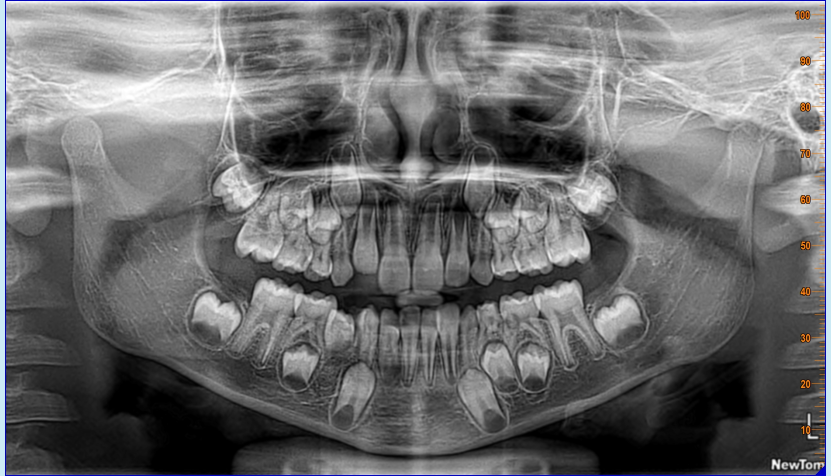
#> input picture data/samples/AARUSH 7 YRS MALE_DR DEEPAK K_2017_07_31_2D_Image_Shot.jpg, 1662 x 952 px (shown at 1/2 size)
$ python main.py --image '../data/samples/AARUSH 7 YRS MALE_DR DEEPAK K_2017_07_31_2D_Image_Shot.jpg'
#> lines starting #> are read from the running program, lines starting #| are printed output that depends on the picture; after the words box and inside, x2 and y2 are one past the last pixel; in counts of white or black regions, pixels touching at a corner belong together
### models/model.py
import cv2
import numpy as np
from tensorflow import keras
from tensorflow.keras import layers
import tensorflow as tf

def create_segmentation_model():
    """
    Create a basic segmentation model using OpenCV for initial implementation
    Later can be replaced with proper deep learning model
    """
    class OpenCVSegmentation:
        def __init__(self):
            self.initialized = True

        def predict(self, image):
            """
            Improved tooth segmentation using OpenCV with proper individual tooth detection
            """
            if len(image.shape) == 3:
                gray = cv2.cvtColor(image, cv2.COLOR_RGB2GRAY)
            else:
                gray = image

            # Apply histogram equalization for better contrast
            clahe = cv2.createCLAHE(clipLimit=2.0, tileGridSize=(8,8))
            enhanced = clahe.apply(gray)

            # More aggressive edge detection for dental X-rays
            edges = cv2.Canny(enhanced, 20, 80)

            # Morphological operations to clean up and separate teeth
            kernel_close = np.ones((3,3), np.uint8)
            kernel_open = np.ones((5,5), np.uint8)

            # Close small gaps but don't merge separate teeth
            edges = cv2.morphologyEx(edges, cv2.MORPH_CLOSE, kernel_close)
            edges = cv2.morphologyEx(edges, cv2.MORPH_OPEN, kernel_open)

            # Find contours
            contours, _ = cv2.findContours(edges, cv2.RETR_EXTERNAL, cv2.CHAIN_APPROX_SIMPLE)

            # Create a blank mask
            mask = np.zeros_like(gray)

            # Filter contours with STRICT criteria for individual teeth
            valid_contours = []
            for contour in contours:
                area = cv2.contourArea(contour)
                x, y, w, h = cv2.boundingRect(contour)

                # STRICT filtering for individual teeth (not entire image)
                if (500 < area < 50000 and  # Reasonable tooth area (not tiny, not huge)
                    20 < w < 200 and        # Reasonable width (not entire image width)
                    20 < h < 200 and        # Reasonable height
                    0.3 < w/h < 3.0):       # Reasonable aspect ratio

                    # Additional check: reject if contour is too close to image borders
                    # (likely background/border detection)
                    margin = 50
                    if (x > margin and y > margin and
                        x + w < gray.shape[1] - margin and
                        y + h < gray.shape[0] - margin):
                        valid_contours.append(contour)

            # Draw only valid individual tooth contours
            cv2.drawContours(mask, valid_contours, -1, 255, -1)

            # Convert to 3-class format expected by the system
            # 0: Background, 1: Primary Molar, 2: Premolar
            result = np.zeros((mask.shape[0], mask.shape[1], 3))
            result[:,:,0] = (mask == 0).astype(float)  # Background

            # Classify detected teeth by position and size
            tooth_mask = (mask == 255)
            if np.any(tooth_mask):
                # Find connected components for individual tooth classification
                num_labels, labels = cv2.connectedComponents(mask.astype(np.uint8))

                for label_id in range(1, num_labels):
                    tooth_region = (labels == label_id)
                    if np.sum(tooth_region) > 500:  # Minimum tooth size

                        # Calculate centroid for position-based classification
                        y_coords, x_coords = np.where(tooth_region)
                        center_y = np.mean(y_coords)
                        center_x = np.mean(x_coords)

                        # Simple classification: larger areas = primary molars, smaller = premolars
                        tooth_area = np.sum(tooth_region)

                        if tooth_area > 5000:  # Larger teeth are likely primary molars
                            result[tooth_region, 1] = 0.8  # Primary molar
                            result[tooth_region, 2] = 0.2  # Some premolar probability
                        else:  # Smaller teeth are likely premolars
                            result[tooth_region, 1] = 0.3  # Some primary molar probability
                            result[tooth_region, 2] = 0.7  # Premolar

                        result[tooth_region, 0] = 0.0  # Not background

            return result

    return OpenCVSegmentation()

# [34 lines left out: function create_tooth_classifier, not called in this run]

def extract_tooth_measurements(segmentation_mask, calibration_factor=0.15):
    """
    Extract mesiodistal measurements from segmentation mask with improved calibration
    """
    measurements = []

    # Convert mask to binary if needed
    if len(segmentation_mask.shape) == 3:
        # Take the tooth channels (1 and 2)
        tooth_mask = segmentation_mask[:,:,1] + segmentation_mask[:,:,2]
        tooth_mask = (tooth_mask > 0.5).astype(np.uint8) * 255
    else:
        tooth_mask = segmentation_mask

    # Find connected components for individual teeth
    num_labels, labels = cv2.connectedComponents(tooth_mask.astype(np.uint8))

    for label_id in range(1, num_labels):
        tooth_region = (labels == label_id)
        area = np.sum(tooth_region)

        if area > 500:  # Minimum area threshold for individual teeth
            # Get bounding box of this specific tooth
            y_coords, x_coords = np.where(tooth_region)

            if len(x_coords) > 0 and len(y_coords) > 0:
                x_min, x_max = np.min(x_coords), np.max(x_coords)
                y_min, y_max = np.min(y_coords), np.max(y_coords)

                # Calculate mesiodistal width (width of this individual tooth)
                mesiodistal_width_pixels = x_max - x_min
                mesiodistal_width_mm = mesiodistal_width_pixels * calibration_factor

                # Get the center position
                center_x = (x_min + x_max) // 2
                center_y = (y_min + y_max) // 2

                # Determine quadrant based on image center
                img_height, img_width = tooth_mask.shape[:2]
                img_center_x = img_width // 2
                img_center_y = img_height // 2

                if center_x < img_center_x and center_y < img_center_y:
                    quadrant = "upper_left"
                elif center_x >= img_center_x and center_y < img_center_y:
                    quadrant = "upper_right"
                elif center_x < img_center_x and center_y >= img_center_y:
                    quadrant = "lower_left"
                else:
                    quadrant = "lower_right"

                # Only include reasonable measurements (filter out artifacts)
                if (5 < mesiodistal_width_mm < 50 and  # Reasonable tooth width range
                    area < 20000):  # Not too large (avoid background regions)

                    measurement = {
                        "position": quadrant,
                        "mesiodistal_width_mm": mesiodistal_width_mm,
                        "mesiodistal_width_pixels": mesiodistal_width_pixels,
                        "center_x": int(center_x),
                        "center_y": int(center_y),
                        "area": float(area),
                        "bounding_box": (int(x_min), int(y_min), int(x_max - x_min), int(y_max - y_min))
                    }

                    measurements.append(measurement)

    return measurements

# [96 lines left out: functions create_cnn_classifier_model, create_unet_segmentation_model, preprocess_dental_xray, detect_calibration_markers, not called in this run]

### src/main.py
#!/usr/bin/env python3
# -*- coding: utf-8 -*-

"""
Main module for Dental Width Predictor.
Simplified version that works with our new AI models.
"""

import argparse
import os
import sys
import cv2
import numpy as np
import json
from datetime import datetime
from pathlib import Path

# Add the project root to the path
sys.path.append(os.path.dirname(os.path.dirname(os.path.abspath(__file__))))

# Import our working models
from models.model import create_segmentation_model, extract_tooth_measurements, preprocess_dental_xray

def parse_arguments():
    """Parse command line arguments."""
    parser = argparse.ArgumentParser(description='Dental Width Predictor')
    parser.add_argument('--image', type=str, required=True,
                        help='Path to the dental radiograph image')
    parser.add_argument('--output', type=str, default=None,
                        help='Path to save the output visualization')
    parser.add_argument('--calibration', type=float, default=0.15,
                        help='Calibration factor (mm/pixel), default=0.15')
    parser.add_argument('--debug', action='store_true',
                        help='Enable debug mode with additional visualizations')
    return parser.parse_args()

def create_tooth_pairs(measurements):
    """
    Group individual tooth measurements into primary molar - premolar pairs
    """
    tooth_pairs = []

    # Group measurements by quadrant
    quadrants = {}
    for measurement in measurements:
        quadrant = measurement['position']
        if quadrant not in quadrants:
            quadrants[quadrant] = []
        quadrants[quadrant].append(measurement)

    # For each quadrant, try to pair primary molars with premolars
    for quadrant, teeth in quadrants.items():
        if len(teeth) >= 2:
            # Sort by area - larger teeth are likely primary molars
            teeth_sorted = sorted(teeth, key=lambda x: x['area'], reverse=True)

            # Pair largest with second largest (primary molar with premolar)
            primary_molar = teeth_sorted[0]
            premolar = teeth_sorted[1]

            # Only create pairs with reasonable measurements
            if (5 < primary_molar['mesiodistal_width_mm'] < 25 and
                5 < premolar['mesiodistal_width_mm'] < 25):

                width_difference = primary_molar['mesiodistal_width_mm'] - premolar['mesiodistal_width_mm']

                tooth_pair = {
                    "quadrant": quadrant,
                    "primary_molar": {
                        "width_mm": primary_molar['mesiodistal_width_mm'],
                        "position": [primary_molar['center_x'], primary_molar['center_y']]
                    },
                    "premolar": {
                        "width_mm": premolar['mesiodistal_width_mm'],
                        "position": [premolar['center_x'], premolar['center_y']]
                    },
                    "width_difference_mm": width_difference
                }

                tooth_pairs.append(tooth_pair)

    return tooth_pairs

def visualize_measurements(image, measurements, tooth_pairs):
    """
    Create visualization showing detected teeth and measurements
    """
    visualization = image.copy()

    # Draw individual tooth measurements
    for measurement in measurements:
        x, y, w, h = measurement['bounding_box']

        # Draw bounding box
        cv2.rectangle(visualization, (x, y), (x + w, y + h), (0, 255, 0), 2)

        # Add measurement text
        text = f"{measurement['mesiodistal_width_mm']:.1f}mm"
        cv2.putText(visualization, text, (x, y - 10),
                   cv2.FONT_HERSHEY_SIMPLEX, 0.6, (0, 255, 0), 2)

        # Add position text
        pos_text = measurement['position']
        cv2.putText(visualization, pos_text, (x, y + h + 20),
                   cv2.FONT_HERSHEY_SIMPLEX, 0.5, (255, 0, 0), 1)

    # Draw lines connecting tooth pairs
    for pair in tooth_pairs:
        primary_pos = pair['primary_molar']['position']
        premolar_pos = pair['premolar']['position']

        # Draw line between paired teeth
        cv2.line(visualization, tuple(primary_pos), tuple(premolar_pos), (255, 0, 255), 2)

        # Add difference text at midpoint
        mid_x = (primary_pos[0] + premolar_pos[0]) // 2
        mid_y = (primary_pos[1] + premolar_pos[1]) // 2
        diff_text = f"Δ: {pair['width_difference_mm']:.1f}mm"
        cv2.putText(visualization, diff_text, (mid_x, mid_y),
                   cv2.FONT_HERSHEY_SIMPLEX, 0.6, (255, 0, 255), 2)

    return visualization

def main():
    """Main function to process dental radiographs and measure tooth widths."""
    args = parse_arguments()

    # Check if image exists
    image_path = args.image
    if not os.path.exists(image_path):
        print(f"Error: Image file not found: {image_path}")
        return

    print(f"Processing: {os.path.basename(image_path)}")

    # Load image
    image = cv2.imread(image_path)
#> image is the input picture: shape (952, 1662, 3); mean B, G, R 109.4, 108.2, 108
    if image is None:
        print(f"Error: Failed to load image: {image_path}")
        return

    print(f"✅ Image loaded: {image.shape}")
#| ✅ Image loaded: (952, 1662, 3)

    # Create segmentation model
    try:
        segmentation_model = create_segmentation_model()
        print("✅ Segmentation model created")
    except Exception as e:
        print(f"❌ Failed to create model: {e}")
        return

    # Run segmentation
    try:
        segmentation = segmentation_model.predict(image)
#> in predict, `enhanced = clahe.apply(gray)`:
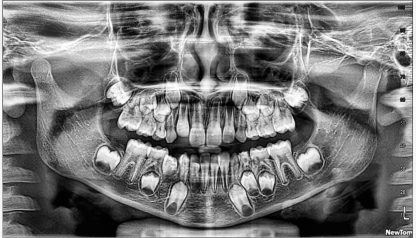
#> enhanced: shape (952, 1662) (shown at 1/4 size); min 0, max 255, mean 118
#> in predict, `edges = cv2.Canny(enhanced, 20, 80)`:
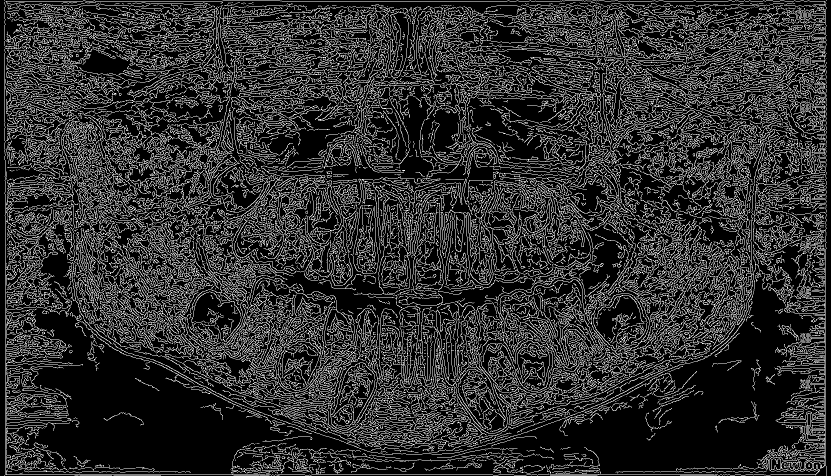
#> edges: shape (952, 1662) (shown at 1/2 size); 18.8% white in thin lines or dots
#> in predict, `edges = cv2.morphologyEx(edges, cv2.MORPH_CLOSE, kernel_close)`:
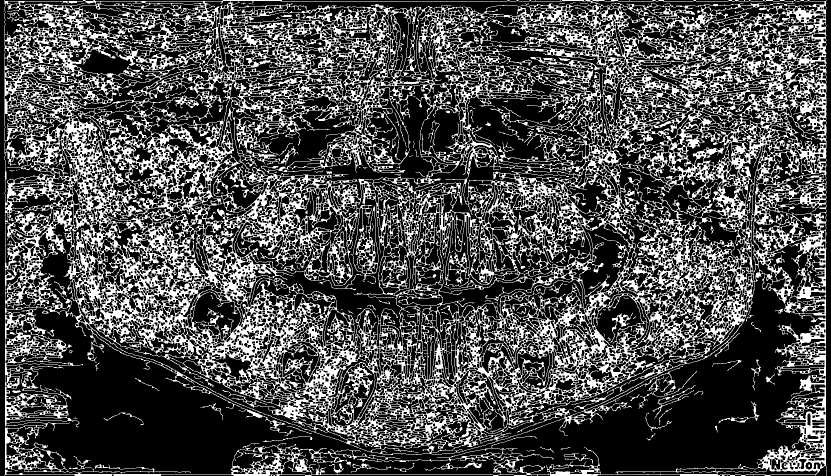
#> edges: shape (952, 1662) (shown at 1/2 size); 30.4% white; 280 white regions (173 under 20 px), largest, box (x1, y1, x2, y2) and area: (9, 0, 1653, 952) 472537, (1220, 625, 1266, 685) 467, (1305, 771, 1392, 838) 385
#> in predict, `edges = cv2.morphologyEx(edges, cv2.MORPH_OPEN, kernel_open)`:
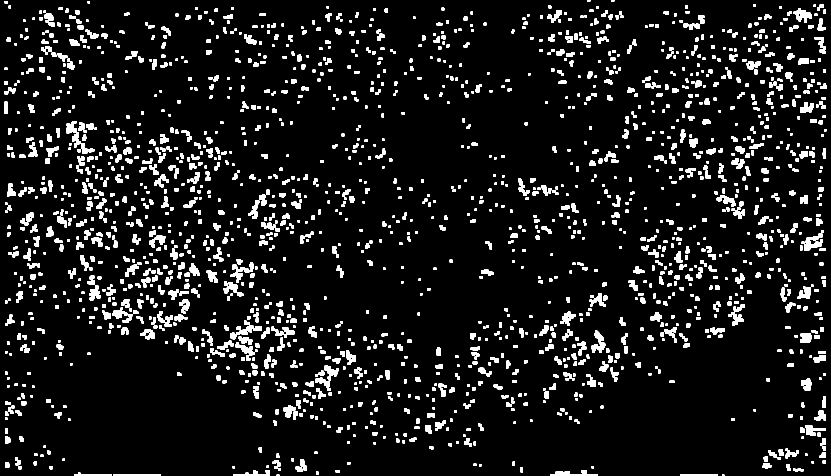
#> edges: shape (952, 1662) (shown at 1/2 size); 8.6% white; 1917 white regions (2 under 20 px)
#> in predict, `contours, _ = cv2.findContours(edges, cv2.RETR_EXTERNAL, cv2.CHAIN_APP..`: contours = 1917 contours, 337 with area under 20; largest, box (x1, y1, x2, y2) and area: (132, 242, 189, 308) 812, (1608, 467, 1646, 501) 586, (1183, 661, 1211, 706) 553, (1587, 16, 1624, 46) 528, (461, 651, 524, 679) 508
#> the loop in predict, `for contour in contours:` made 1917 passes
#> (area, x, y, w, h) on passes 3, 5, 7, 9, 10, 11, 14, 15: (224.5, 1360, 948, 76, 4), (235, 149, 945, 75, 7), (498.5, 1100, 940, 95, 12), (343.5, 467, 940, 73, 12), (83, 1586, 937, 21, 6), (46, 1040, 934, 6, 11), (34.5, 98, 932, 7, 7), (35, 37, 932, 7, 7)
#> after the loop in predict, `for contour in contours:`: valid_contours = 3 contours; box (x1, y1, x2, y2) and area: (132, 242, 189, 308) 812, (1183, 661, 1211, 706) 553, (461, 651, 524, 679) 508
#> in predict, `cv2.drawContours(mask, valid_contours, -1, 255, -1)`:
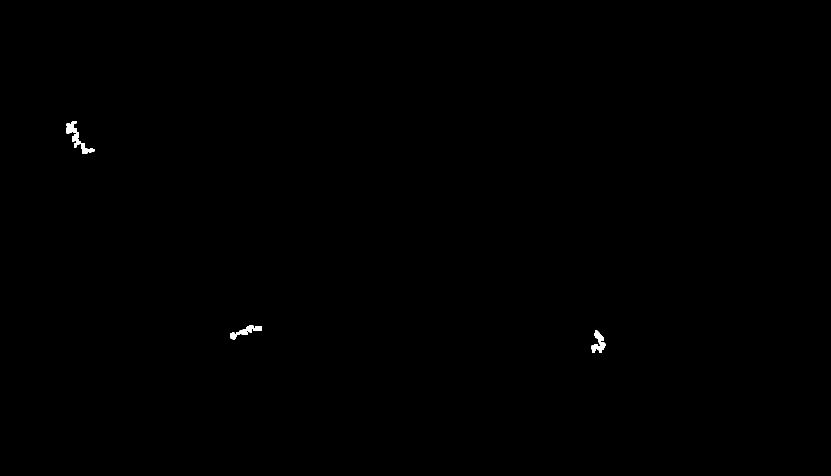
#> mask: shape (952, 1662) (shown at 1/2 size); 0.14% white; 3 white regions, box (x1, y1, x2, y2) and area: (132, 242, 189, 308) 955, (1183, 661, 1211, 706) 637, (461, 651, 524, 679) 606
#> in predict, `result[:,:,0] = (mask == 0).astype(float)`:
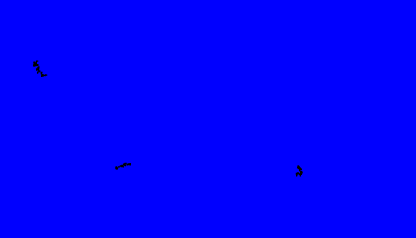
#> result: shape (952, 1662, 3) float64 (shown at 1/4 size); mean of channels 0, 1, 2 0.999, 0, 0; drawn as B, G, R
#> in predict, `num_labels, labels = cv2.connectedComponents(mask.astype(np.uint8))`: num_labels = 4
#> the loop in predict, `for label_id in range(1, num_labels):` made 3 passes
#> (center_y, center_x, tooth_area) on passes 1 to 3: (275, 153.8, 955), (662.4, 491.7, 606), (685.2, 1196.9, 637)
        print(f"✅ Segmentation complete: {segmentation.shape}")
#| ✅ Segmentation complete: (952, 1662, 3)
    except Exception as e:
        print(f"❌ Segmentation failed: {e}")
        return

    # Extract measurements
    try:
        measurements = extract_tooth_measurements(segmentation, calibration_factor=args.calibration)
#> the loop in extract_tooth_measurements, `for label_id in range(1, num_labels):` made 3 passes
#> (area, x_min, x_max, y_min, y_max, mesiodistal_width_pixels, mesiodistal_width_mm, center_x) on passes 1 to 3: (955, 132, 188, 242, 307, 56, 8.4, 160), (606, 461, 523, 651, 678, 62, 9.3, 492), (637, 1183, 1210, 661, 705, 27, 4.05, 1196)
#> after the loop in extract_tooth_measurements, `for label_id in range(1, num_labels):`: measurements = 2 items
#> measurements = 2 items
        print(f"✅ Found {len(measurements)} tooth regions")
#| ✅ Found 2 tooth regions
    except Exception as e:
        print(f"❌ Measurement extraction failed: {e}")
        return

    # Create tooth pairs
    tooth_pairs = create_tooth_pairs(measurements)
#> the loop in create_tooth_pairs, `for measurement in measurements:` made 2 passes
#> the loop in create_tooth_pairs, `for quadrant, teeth in quadrants.items():` made 2 passes
#> after the loop in create_tooth_pairs, `for quadrant, teeth in quadrants.items():`: tooth_pairs = []
#> tooth_pairs = []
    print(f"✅ Created {len(tooth_pairs)} tooth pairs")
#| ✅ Created 0 tooth pairs

    # Prepare results
    results_data = {
        "image": image_path,
        "processed_date": datetime.now().isoformat(),
        "calibration_factor": args.calibration,
        "tooth_pairs": tooth_pairs,
        "summary": {
            "total_pairs": len(tooth_pairs),
            "average_difference": np.mean([pair["width_difference_mm"] for pair in tooth_pairs]) if tooth_pairs else 0
        },
        "analysis": {
            "average_ratio": np.mean([pair["primary_molar"]["width_mm"] / pair["premolar"]["width_mm"]
                                    for pair in tooth_pairs]) if tooth_pairs else 0.0,
            "std_deviation": np.std([pair["width_difference_mm"] for pair in tooth_pairs]) if tooth_pairs else 0.0,
            "valid_pairs": len(tooth_pairs)
        }
    }

    # Print results
    print(f"\n📊 Results:")
    print("=" * 50)

    if not tooth_pairs:
        print("No valid tooth pairs found for measurement.")
        print("Individual tooth measurements:")
        for i, measurement in enumerate(measurements):
            print(f"  Tooth {i+1}: {measurement['position']}, "
                  f"width={measurement['mesiodistal_width_mm']:.2f}mm")
#> this loop made 2 passes
#|   Tooth 1: upper_left, width=8.40mm
#|   Tooth 2: lower_left, width=9.30mm
    else:
        for i, pair in enumerate(tooth_pairs):
            print(f"Tooth Pair {i+1} ({pair['quadrant']}):")
            print(f"  Primary Molar: {pair['primary_molar']['width_mm']:.2f}mm")
            print(f"  Premolar: {pair['premolar']['width_mm']:.2f}mm")
            print(f"  Difference: {pair['width_difference_mm']:.2f}mm")
            print()

        print(f"Summary:")
        print(f"  Total pairs: {results_data['summary']['total_pairs']}")
        print(f"  Average difference: {results_data['summary']['average_difference']:.2f}mm")

    # Create visualization
    try:
        visualization = visualize_measurements(image, measurements, tooth_pairs)
#> the loop in visualize_measurements, `for measurement in measurements:` made 2 passes
#> (x, y, w, h, text, pos_text) on passes 1 to 2: (132, 242, 56, 65, '8.4mm', 'upper_left'), (461, 651, 62, 27, '9.3mm', 'lower_left')
#> after the loop in visualize_measurements, `for measurement in measurements:`:
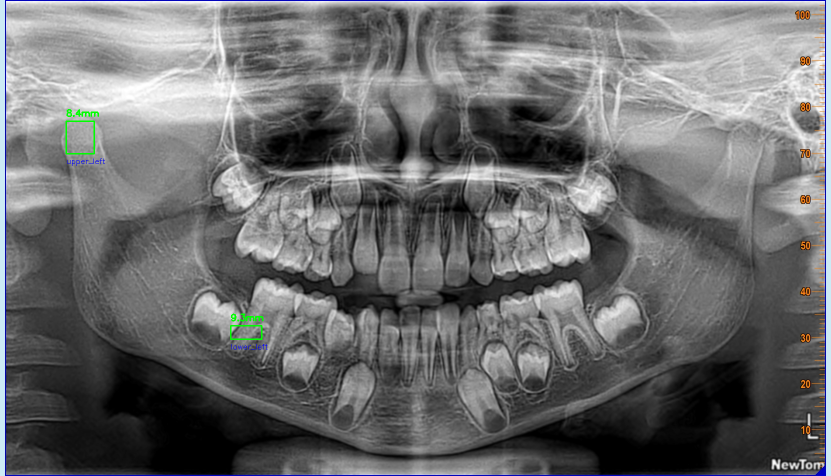
#> visualization: shape (952, 1662, 3) (shown at 1/2 size); 0.16% of pixels changed, all inside (x1, y1, x2, y2) = (131, 218, 535, 699)
        print("✅ Visualization created")
    except Exception as e:
        print(f"❌ Visualization failed: {e}")
        visualization = image.copy()

    # Save results
    if args.output:
        # Save visualization
        os.makedirs(os.path.dirname(args.output) if os.path.dirname(args.output) else ".", exist_ok=True)
        cv2.imwrite(args.output, visualization)
        print(f"✅ Visualization saved: {args.output}")

        # Save JSON measurements
        base_name = os.path.splitext(args.output)[0]
        json_path = f"{base_name}_measurements.json"

        with open(json_path, 'w') as f:
            json.dump(results_data, f, indent=2)
        print(f"✅ Measurements saved: {json_path}")

    # Debug information
    if args.debug:
        print(f"\n🔍 Debug Information:")
        print(f"  Total measurements: {len(measurements)}")
        print(f"  Calibration factor: {args.calibration} mm/pixel")
        print(f"  Image dimensions: {image.shape}")
        for measurement in measurements:
            print(f"  - {measurement['position']}: "
                  f"{measurement['mesiodistal_width_mm']:.2f}mm "
                  f"(area: {measurement['area']:.0f})")

if __name__ == "__main__":
    main()
